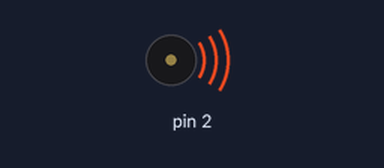
Simulated run of this sketch. Board: Arduino Uno, built with avr-gcc and run on an emulated ATmega328P. On the bench: buzzer (waves = sounding).

Above: at 0.1 s.
At 9.0 s:
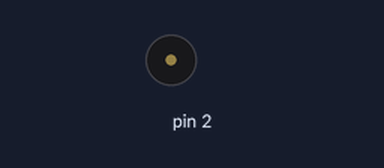
Timing chart, 0 to 10.5 s (numbered marks = the images above):
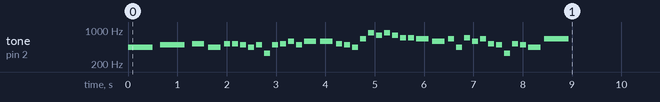

The sketch:

Latihan2_Despacito.ino
```cpp
/*arduino, play despacito
*/

#include "pitches.h"

//notes in the melody:
int melody[] = {
  NOTE_A4, NOTE_B4, NOTE_C5, NOTE_A4, NOTE_C5, NOTE_C5, NOTE_B4, NOTE_A4, NOTE_B4,
  NOTE_E4, NOTE_B4, NOTE_C5, NOTE_D5, NOTE_B4, NOTE_D5, NOTE_D5,
  NOTE_C5, NOTE_B4, NOTE_A4, NOTE_E5, NOTE_A5, NOTE_G5, NOTE_A5,
  NOTE_G5, NOTE_F5, NOTE_F5, NOTE_E5, NOTE_D5, NOTE_E5, NOTE_A4, NOTE_F5, NOTE_D5,
  NOTE_E5, NOTE_C5, NOTE_B4, NOTE_E4, NOTE_C5, NOTE_B4, NOTE_A4, NOTE_E5,
  0,
};

// note durations: 4 = quarter note, 8 = eighth note, etc
int noteDurations[] = {
  2, 2, 4, 4,
  8, 8, 8, 8, 8, 8, 8, 8, 8, 8, 4, 4,
  8, 8, 8, 8, 8, 8, 8, 8, 8, 8, 4, 4,
  8, 8, 8, 8, 8, 8, 8, 8, 8, 8, 4, 2,
  8,
  2, 2, 4, 4,
  8, 8, 8, 8, 8, 8, 8, 8, 8, 8, 4, 4,
  8, 8, 8, 8, 8, 8, 8, 8, 8, 8, 4, 4,
  8, 8, 8, 8, 8, 8, 8, 8, 8, 8, 4, 2,


};

void setup(){
  //iterate over the notes of the melody:
  for (int thisNote = 0; thisNote < sizeof(melody) / sizeof(melody[0]); thisNote++) {

    /*
      to calculate the note duration, take one second divided by the note type.
      e.g. quarter note = 1000 / 4, eighth note = 1000/8, etc.
     */
    int noteDuration = 1000/noteDurations[thisNote];
    tone(2, melody[thisNote],noteDuration);

    /*
      to distinguish the notes, set a minimum time between them.
      the note's duration + 30% seems to work well:
     */
    int pauseBetweenNotes = noteDuration * 1.30;
    delay(pauseBetweenNotes);

    noTone(2); //stop the tone playing:
  }
  digitalWrite(3,LOW);
}

void loop(){ /*press reset to replay. */ }
```

pitches.h
```cpp
/*************************************************

 * Public Constants

 *************************************************/

#define NOTE_B0  31
#define NOTE_C1  33
#define NOTE_CS1 35
#define NOTE_D1  37
#define NOTE_DS1 39
#define NOTE_E1  41
#define NOTE_F1  44
#define NOTE_FS1 46
#define NOTE_G1  49
#define NOTE_GS1 52
#define NOTE_A1  55
#define NOTE_AS1 58
#define NOTE_B1  62
#define NOTE_C2  65
#define NOTE_CS2 69
#define NOTE_D2  73
#define NOTE_DS2 78
#define NOTE_E2  82
#define NOTE_F2  87
#define NOTE_FS2 93
#define NOTE_G2  98
#define NOTE_GS2 104
#define NOTE_A2  110
#define NOTE_AS2 117
#define NOTE_B2  123
#define NOTE_C3  131
#define NOTE_CS3 139
#define NOTE_D3  147
#define NOTE_DS3 156
#define NOTE_E3  165
#define NOTE_F3  175
#define NOTE_FS3 185
#define NOTE_G3  196
#define NOTE_GS3 208
#define NOTE_A3  220
#define NOTE_AS3 233
#define NOTE_B3  247
#define NOTE_C4  262
#define NOTE_CS4 277
#define NOTE_D4  294
#define NOTE_DS4 311
#define NOTE_E4  330
#define NOTE_F4  349
#define NOTE_FS4 370
#define NOTE_G4  392
#define NOTE_GS4 415
#define NOTE_A4  440
#define NOTE_AS4 466
#define NOTE_B4  494
#define NOTE_C5  523
#define NOTE_CS5 554
#define NOTE_D5  587
#define NOTE_DS5 622
#define NOTE_E5  659
#define NOTE_F5  698
#define NOTE_FS5 740
#define NOTE_G5  784
#define NOTE_GS5 831
#define NOTE_A5  880
#define NOTE_AS5 932
#define NOTE_B5  988
#define NOTE_C6  1047
#define NOTE_CS6 1109
#define NOTE_D6  1175
#define NOTE_DS6 1245
#define NOTE_E6  1319
#define NOTE_F6  1397
#define NOTE_FS6 1480
#define NOTE_G6  1568
#define NOTE_GS6 1661
#define NOTE_A6  1760
#define NOTE_AS6 1865
#define NOTE_B6  1976
#define NOTE_C7  2093
#define NOTE_CS7 2217
#define NOTE_D7  2349
#define NOTE_DS7 2489
#define NOTE_E7  2637
#define NOTE_F7  2794
#define NOTE_FS7 2960
#define NOTE_G7  3136
#define NOTE_GS7 3322
#define NOTE_A7  3520
#define NOTE_AS7 3729
#define NOTE_B7  3951
#define NOTE_C8  4186
#define NOTE_CS8 4435
#define NOTE_D8  4699
#define NOTE_DS8 4978
```
